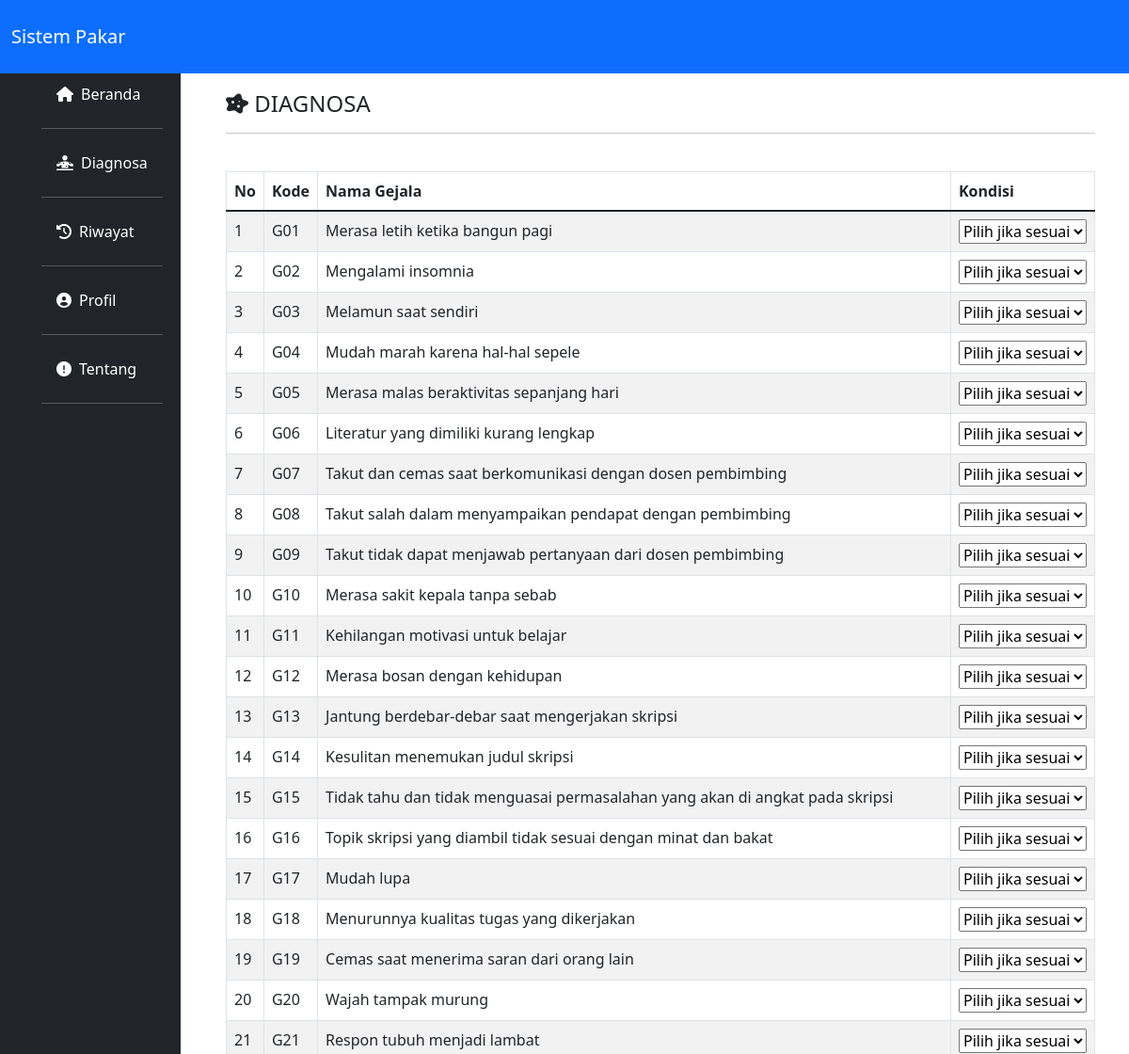
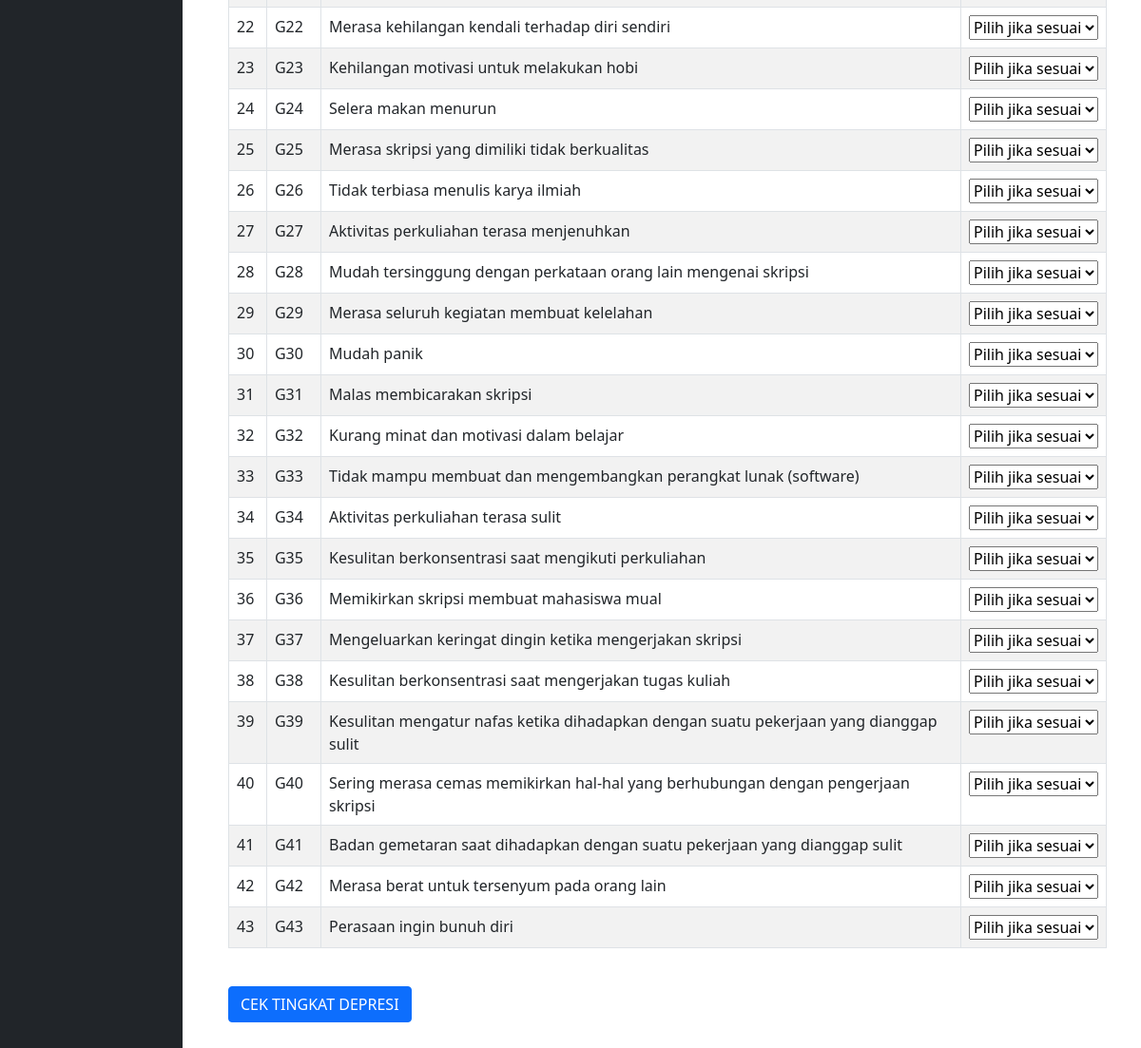
/diagnosa.php, run on the app's committed database (2 pictures, top to bottom).
### tables this page shows
CREATE TABLE `tb_gejala` (
  `id` int(11) NOT NULL,
  `kode_gejala` varchar(3) NOT NULL,
  `gejala` text NOT NULL
);

### diagnosa.php (the view, shortened to what this page needs)
<?php
    include('koneksi.php');
?>
<!doctype html>
<html lang="en">
  <head>
    <link rel="stylesheet" type="text/css" href="css/bootstrap.min.css">
    <link rel="stylesheet" type="text/css" href="css/style.css">
    <link rel="stylesheet" type="text/css" href="fontawesome/css/all.min.css">
  </head>
  <body>
  <nav class="navbar navbar-expand-lg navbar-dark bg-primary fixed-top">
  <div class="container-fluid">
    <a class="navbar-brand" href="#">Sistem Pakar</a>
    <div class="icon">
        <a href="logout.php"><button type="button" class="btn btn-primary" id="myBtn" style="margin-left: 1100px;"><i class="fas fa-sign-out-alt"></i> Logout</button>
    </div>
  </div>
  </nav>
  <div class="row no-gutters mt-5">
      <div class="col-md-2 mt-2 pt-4 ps-3 bg-dark">
        <ul class="nav flex-column ms-4 px-3 position-fixed">
            <li class="nav-item">
                <a class="nav-link text-white" href="depresi.php"><i class="fas fa-home me-2"></i>Beranda</a><hr class="bg-light">
            </li>
            <li class="nav-item">
                <a class="nav-link text-white" aria-current="page" href="diagnosa.php"><i class="fas fa-diagnoses me-2"></i>Diagnosa</a><hr class="bg-light">
            </li>
            <li class="nav-item">
                <a class="nav-link text-white" href="riwayat.php"><i class="fas fa-history me-2"></i>Riwayat</a><hr class="bg-light">
            </li>
            <li class="nav-item">
                <a class="nav-link text-white" href="profil.php"><i class="fas fa-user-circle me-2"></i>Profil</a><hr class="bg-light">
            </li>
            <li class="nav-item">
                <a class="nav-link text-white" href="tentang.php"><i class="fas fa-exclamation-circle me-2"></i>Tentang</a><hr class="bg-light">
            </li>
        </ul>
      </div>
      <div class="col-md-10 p-5 pt-5">
      <form  method="post" action="prosesdiagnosa.php">
        <h4><i class="fas fa-disease"></i> DIAGNOSA</h4><hr>
          <br>
          <table class="table table-striped table-bordered">
              <thead>
                  <tr>
                      <th scope="col">No</th>
                      <th scope="col">Kode</th>
                      <th scope="col">Nama Gejala</th>
                      <th scope="col">Kondisi</th>
                  </tr>
              </thead>
              <?php
                $sql = "SELECT * FROM tb_gejala ORDER BY kode_gejala";
                $id = 0;
                $result = $konek_db -> query($sql);
                while ($row = $result -> fetch_array()){
                    $id++;
                    echo "<tr><td>". $id ."</td>";
                    echo "<td>" . $row[1] . "</td>";
                    echo "<td>" . $row[2] . "</td>";
                    echo "<td class='opsi'><select name='evidence[]' id='kondisi' . $id . '' class='opsikondisi'/><option data-id='0' value='0' >Pilih jika sesuai</option>";
               ?>
                    <?php
                        echo '</select></td>';
                        }
                    ?>
          </table>
          <br>
          <button type="submit" name="submit"  class="btn btn-primary">CEK TINGKAT DEPRESI</button>
          </form>
      </div>
   </div>
  </body>
</html>

### css/style.css (style rules this page uses)
* { box-sizing: border-box; }
html, body { width: 100%; height: 100%; margin: 0px; padding: 0px; }

### data on the page
tb_gejala: kode_gejala "G01", gejala "Merasa letih ketika bangun pagi"
tb_gejala: kode_gejala "G02", gejala "Mengalami insomnia"
tb_gejala: kode_gejala "G03", gejala "Melamun saat sendiri"
tb_gejala: kode_gejala "G04", gejala "Mudah marah karena hal-hal sepele"
tb_gejala: kode_gejala "G05", gejala "Merasa malas beraktivitas sepanjang hari"
tb_gejala: kode_gejala "G06", gejala "Literatur yang dimiliki kurang lengkap"
tb_gejala: kode_gejala "G07", gejala "Takut dan cemas saat berkomunikasi dengan dosen pembimbing"
tb_gejala: kode_gejala "G08", gejala "Takut salah dalam menyampaikan pendapat dengan pembimbing"
tb_gejala: kode_gejala "G09", gejala "Takut tidak dapat menjawab pertanyaan dari dosen pembimbing"
tb_gejala: kode_gejala "G10", gejala "Merasa sakit kepala tanpa sebab"
tb_gejala: kode_gejala "G11", gejala "Kehilangan motivasi untuk belajar"
tb_gejala: kode_gejala "G12", gejala "Merasa bosan dengan kehidupan"
tb_gejala: kode_gejala "G13", gejala "Jantung berdebar-debar saat mengerjakan skripsi"
tb_gejala: kode_gejala "G14", gejala "Kesulitan menemukan judul skripsi"
tb_gejala: kode_gejala "G15", gejala "Tidak tahu dan tidak menguasai permasalahan yang akan di angkat pada skripsi"
tb_gejala: kode_gejala "G16", gejala "Topik skripsi yang diambil tidak sesuai dengan minat dan bakat"
tb_gejala: kode_gejala "G17", gejala "Mudah lupa"
tb_gejala: kode_gejala "G18", gejala "Menurunnya kualitas tugas yang dikerjakan"
tb_gejala: kode_gejala "G19", gejala "Cemas saat menerima saran dari orang lain"
tb_gejala: kode_gejala "G20", gejala "Wajah tampak murung"
tb_gejala: kode_gejala "G21", gejala "Respon tubuh menjadi lambat"
tb_gejala: kode_gejala "G22", gejala "Merasa kehilangan kendali terhadap diri sendiri"
tb_gejala: kode_gejala "G23", gejala "Kehilangan motivasi untuk melakukan hobi"
tb_gejala: kode_gejala "G24", gejala "Selera makan menurun"
tb_gejala: kode_gejala "G25", gejala "Merasa skripsi yang dimiliki tidak berkualitas"
tb_gejala: kode_gejala "G26", gejala "Tidak terbiasa menulis karya ilmiah"
tb_gejala: kode_gejala "G27", gejala "Aktivitas perkuliahan terasa menjenuhkan"
tb_gejala: kode_gejala "G28", gejala "Mudah tersinggung dengan perkataan orang lain mengenai skripsi"
tb_gejala: kode_gejala "G29", gejala "Merasa seluruh kegiatan membuat kelelahan"
tb_gejala: kode_gejala "G30", gejala "Mudah panik"
tb_gejala: kode_gejala "G31", gejala "Malas membicarakan skripsi"
tb_gejala: kode_gejala "G32", gejala "Kurang minat dan motivasi dalam belajar"
tb_gejala: kode_gejala "G33", gejala "Tidak mampu membuat dan mengembangkan perangkat lunak (software)"
tb_gejala: kode_gejala "G34", gejala "Aktivitas perkuliahan terasa sulit"
tb_gejala: kode_gejala "G35", gejala "Kesulitan berkonsentrasi saat mengikuti perkuliahan"
tb_gejala: kode_gejala "G36", gejala "Memikirkan skripsi membuat mahasiswa mual"
tb_gejala: kode_gejala "G37", gejala "Mengeluarkan keringat dingin ketika mengerjakan skripsi"
tb_gejala: kode_gejala "G38", gejala "Kesulitan berkonsentrasi saat mengerjakan tugas kuliah"
tb_gejala: kode_gejala "G39", gejala "Kesulitan mengatur nafas ketika dihadapkan dengan suatu pekerjaan yang dianggap sulit"
tb_gejala: kode_gejala "G40", gejala "Sering merasa cemas memikirkan hal-hal yang berhubungan dengan pengerjaan skripsi"
tb_gejala: kode_gejala "G41", gejala "Badan gemetaran saat dihadapkan dengan suatu pekerjaan yang dianggap sulit"
tb_gejala: kode_gejala "G42", gejala "Merasa berat untuk tersenyum pada orang lain"
tb_gejala: kode_gejala "G43", gejala "Perasaan ingin bunuh diri"
